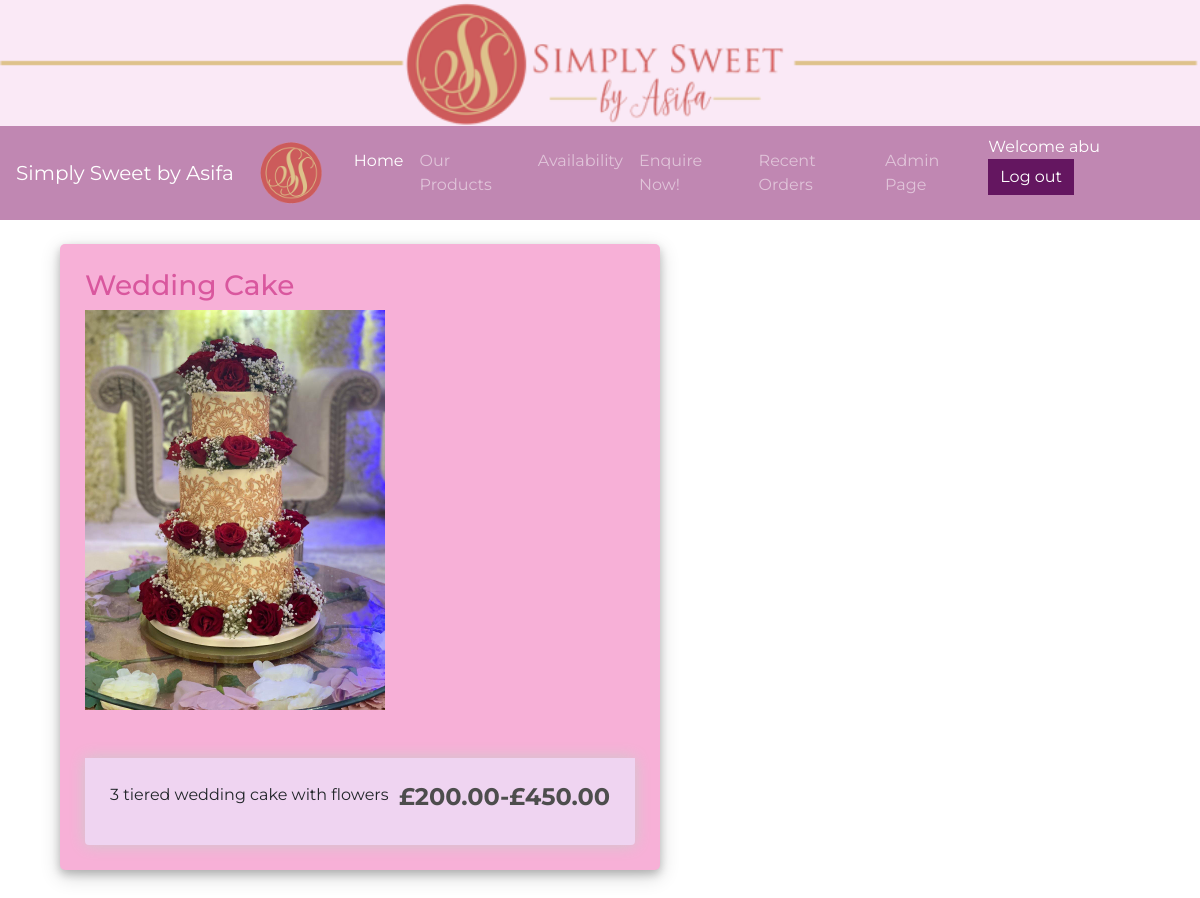
/info/1/ (signed in), run on the app's committed database.
### store/models.py (models this page shows, shortened)
class Product(models.Model):
	CATEGORY = (		# allows the category attribute have a set choice range which have been listed
				('Cake','Cake'), # first computer variable is listed, then the actual choice
				('Cupcakes','Cupcakes'),
				('DS','Dessert Shots'),
				('Cakesicles','Cakesicles'),
	)
	name = models.CharField(max_length=200, null=True, unique=True)
	category = models.CharField(max_length=50, null=True, choices=CATEGORY)
	minprice = models.FloatField(null=True)
	Maxprice = models.FloatField(null=True)
	picture = models.ImageField()
	description = models.CharField(max_length=1000, null=True)

### store/views.py (the view)
# urls.py: path('info/',views.info,name='info'),
def info(request, pk):
	product  = Product.objects.get(id=pk)
	context = {'product':product}
	return render(request,'store/info.html',context)

### store/templates/store/info.html (shortened to what this page needs)
{% extends 'store/main.html' %}
{% load static %}
{% block content %}
<body>
	<div class="container h-150">
		<div class="d-flex justify-content-left h-100">
			<div class="user_card">
            <h3 id="form-title">{{product.name}}</h3>
				<div class="d-flex justify-content-left">
                    <img class="w3-image" width="300" src="{{product.picture.url}}">
				</div>
                <br></br>
                <div class="box-element product">
                    <h4 style="display: inline-block; float: right"><strong>£{{product.minprice|floatformat:2}}-£{{product.Maxprice|floatformat:2}}</strong></h4>
                    {{product.description}}
                </div>
			</div>
		</div>
	</div>
<br></br>
{% endblock content%}

### store/templates/store/main.html (shortened to what this page needs)
<!DOCTYPE html>
{% load static%}
<html>
<head>
    <link rel="stylesheet" href="https://stackpath.bootstrapcdn.com/bootstrap/4.4.1/css/bootstrap.min.css">
    <link rel="stylesheet" type="text/css" href="{% static 'css/main.css' %}">
</head>
<body>
    <div style="margin-bottom: 0px;">
      <img id ="backdrop-icon" width ="1500" src="{% static 'images/backdrop.svg' %}">
    </div>
    <nav class="navbar navbar-expand-lg navbar-dark bg-dark">
    <a class="navbar-brand" href="{% url 'home' %}">Simply Sweet by Asifa</a>
	  <a class="navbar-brand" href="{% url 'home' %}"><img id ="logo-icon" src="{% static 'images/logo.png' %}"></a>
	  <div class="collapse navbar-collapse" id="navbarSupportedContent">
	    <ul class="navbar-nav mr-auto">
	      <li class="nav-item active">
	        <a class="nav-link" href="{% url 'home' %}">Home <span class="sr-only">(current)</span></a>
        </li>
        <li class="nav-item activer">
          <a class="nav-link" href="{% url 'store'%}">Our Products <span class="sr-only">(current)</span></a>
        </li>
        <li class="nav-item activer">
          <a class="nav-link" href="{% url 'availability'%}">Availability <span class="sr-only">(current)</span></a>
        </li>
        {% if request.user.is_authenticated %}
        <li class="nav-item activer">
          <a class="nav-link" href="{% url 'enquire'%}">Enquire Now! <span class="sr-only">(current)</span></a>
        </li>
        <li class="nav-item activer">
          <a class="nav-link" href="{% url 'orders'%}">Recent Orders <span class="sr-only">(current)</span></a>
        </li>
        <li class="nav-item activer">
          <a class="nav-link" href="{% url 'admn'%}">Admin Page<span class="sr-only">(current)</span></a>
        </li>
        {% endif %}
	    </ul>
      {% if request.user.is_authenticated %}
      <p style="color:white">Welcome {{user.first_name}}</p}
        <a href="{% url 'logout' %}" class ="btn btn-warning">Log out</a>
      {% else %}
        <div class="form-inline my-2 my-lg-0">
              <a href="{% url 'login'%}" class="btn btn-warning">Login</a>
        </div>
      {% endif %}
	  </div>
	</nav>
     <div class="container">
            <br>
            {% block content %}
            {% endblock content %}
         </div>
</body>
</html>

### static/css/main.css (style rules this page uses)
body { font-family: 'Montserrat', sans-serif; }
body { background-color: FCCDE2; }
h1,h2,h3,h4,h5,h6 { color:hsl(0, 0%, 30%); }
.box-element { box-shadow:hsl(0, 0%, 80%) 0 0 16px; background-color: rgb(239, 212, 241); border-radius: 4px; padding: 25px; }
.product { border-radius: 0 0 4px 4px; }
.bg-dark { background-color: #c087b2!important; }
#logo-icon { width:80px; display: inline-block; margin-left: 0px; }
#backdrop-icon { width:100%; display: inline-block; margin-left: 0px; background-color: rgb(250, 233, 246); }
.btn { border-radius: 0; }
.button,.btn-warning { background-color: #641660; border: none; color: white; text-align: center; text-decoration: none; display: inline-block; font-size: 16px; }

### store/templates/store/info.html (style rules this page uses)
body { font-family: 'Montserrat', sans-serif; }
body, html { margin: 0; padding: 0; height: 100%; }
.user_card { width: 600px; margin-top: auto; margin-bottom: auto; background: #f7b0d7; position: relative; display: flex; justify-content: center; flex-direction: column; padding: 25px; box-shadow: 0 4px 8px 0 rgba(0, 0, 0, 0.2), 0 6px 20px 0 rgba(0, 0, 0, 0.19); -webkit-box-shadow: 0 4px 8px 0 rgba(0, 0, 0, 0.2), 0 6px 20px 0 rgba(0, 0, 0, 0.19); -moz-box-shadow: 0 4px 8px 0 rgba(0, 0, 0, 0.2), 0 6px 20px 0 rgba(0, 0, 0, 0.19); border-radius: 5px; }
#form-title { color: #d9579e }
.bg-dark { background-color: #c087b2!important; }
.button,.btn-warning { background-color: #641660; border: none; color: white; text-align: center; text-decoration: none; display: inline-block; font-size: 16px; }

### data on the page
Product: name "Wedding Cake", picture (picture), minprice "200.00", Maxprice "450.00", description "3 tiered wedding cake with flowers"

### other printed values
{{ user.first_name }} "abu"
